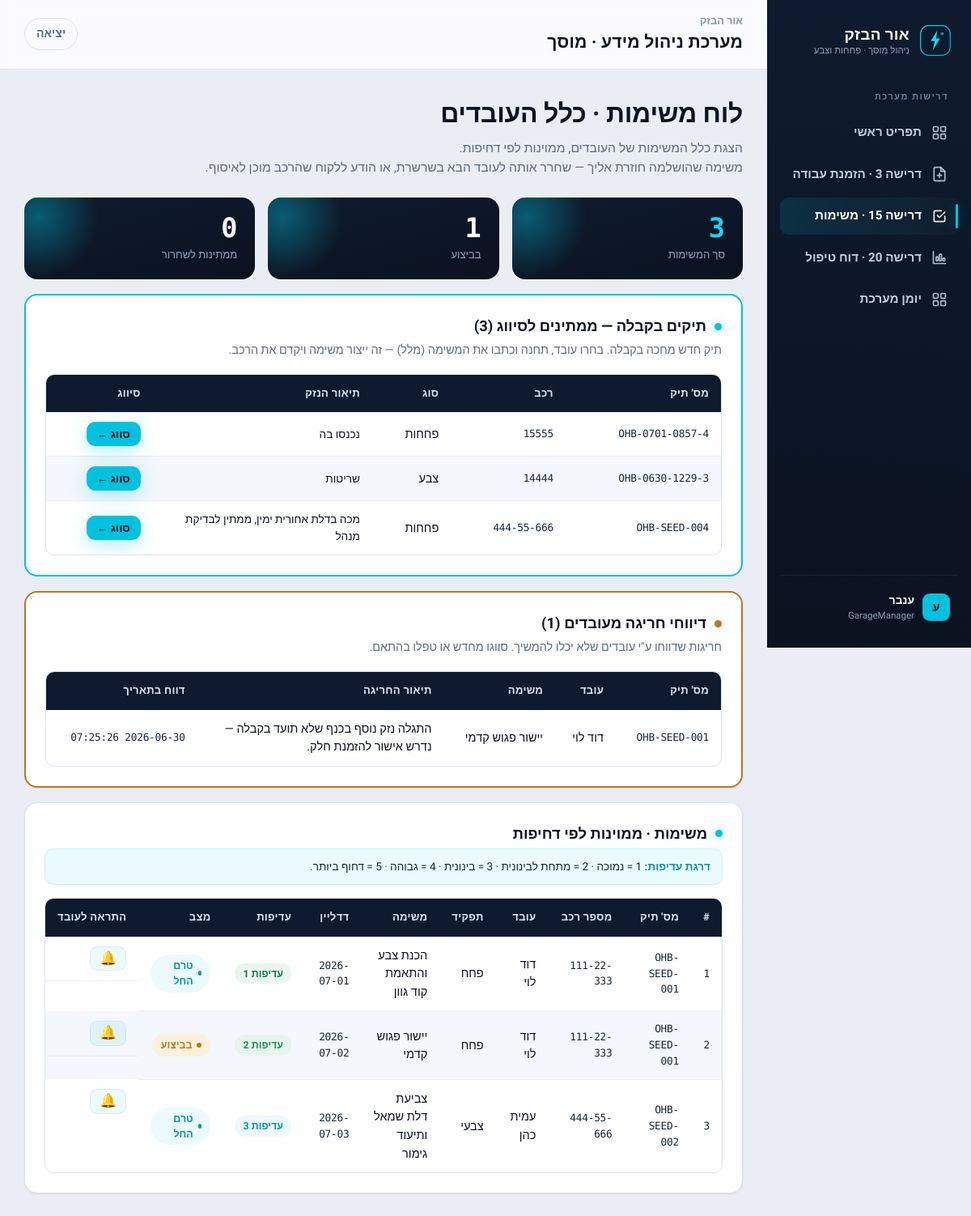
The app's page /dashboard (signed in) with its own data.
### tables this page shows
CREATE TABLE work_cases (
    work_case_id INTEGER PRIMARY KEY AUTOINCREMENT,
    case_number TEXT NOT NULL UNIQUE,
    customer_id INTEGER NOT NULL,
    vehicle_id INTEGER NOT NULL,
    accident_details TEXT NOT NULL,
    work_type TEXT NOT NULL DEFAULT 'BodyRepair' CHECK(work_type IN ('BodyRepair','PaintServices','ThirdPartyAccident')),
    status TEXT NOT NULL DEFAULT 'Open' CHECK(status IN ('Open','InProgress','WaitingForParts','WaitingForInsurance','Completed','Closed','Cancelled')),
    opened_by_user_id INTEGER NOT NULL,
    created_at TEXT NOT NULL,
    updated_at TEXT NOT NULL,
    FOREIGN KEY(customer_id) REFERENCES customers(customer_id),
    FOREIGN KEY(vehicle_id) REFERENCES vehicles(vehicle_id),
    FOREIGN KEY(opened_by_user_id) REFERENCES users(user_id)
);

CREATE TABLE vehicles (
    vehicle_id INTEGER PRIMARY KEY AUTOINCREMENT,
    customer_id INTEGER NOT NULL,
    license_plate TEXT NOT NULL UNIQUE,
    model TEXT NOT NULL,
    year INTEGER,
    vehicle_type TEXT NOT NULL CHECK(vehicle_type IN ('Private','Business','Electric','Luxury')),
    km INTEGER DEFAULT 0,
    status TEXT NOT NULL DEFAULT 'Active' CHECK(status IN ('Active','Inactive','InMaintenance')),
    created_at TEXT NOT NULL,
    updated_at TEXT NOT NULL,
    FOREIGN KEY(customer_id) REFERENCES customers(customer_id)
);

CREATE TABLE anomaly_reports (
    report_id INTEGER PRIMARY KEY AUTOINCREMENT,
    task_id INTEGER NOT NULL,
    employee_id INTEGER NOT NULL,
    description TEXT NOT NULL,
    created_at TEXT NOT NULL,
    updated_at TEXT NOT NULL,
    FOREIGN KEY(task_id) REFERENCES repair_tasks(task_id),
    FOREIGN KEY(employee_id) REFERENCES employees(employee_id)
);

CREATE TABLE employees (
    employee_id INTEGER PRIMARY KEY AUTOINCREMENT,
    full_name TEXT NOT NULL,
    role TEXT NOT NULL,
    phone_number TEXT,
    created_at TEXT NOT NULL,
    updated_at TEXT NOT NULL
);

CREATE TABLE repair_tasks (
    task_id INTEGER PRIMARY KEY AUTOINCREMENT,
    work_case_id INTEGER NOT NULL,
    employee_id INTEGER NOT NULL,
    task_name TEXT NOT NULL,
    deadline TEXT NOT NULL,
    status TEXT NOT NULL DEFAULT 'NotStarted' CHECK(status IN ('NotStarted','InProgress','Completed','Cancelled')),
    priority_level INTEGER NOT NULL DEFAULT 3 CHECK(priority_level BETWEEN 1 AND 5),
    workload INTEGER NOT NULL DEFAULT 1,
    created_at TEXT NOT NULL,
    updated_at TEXT NOT NULL,
    FOREIGN KEY(work_case_id) REFERENCES work_cases(work_case_id),
    FOREIGN KEY(employee_id) REFERENCES employees(employee_id)
);

### app.py (the view, shortened to what this page needs)
@app.route("/dashboard")
def dashboard():
    if not require_login():
        return redirect(url_for("login"))
    user = current_user()
    ctl = TaskController(db)
    is_manager = auth.checkPermissions(user, MANAGER_ROLES)
    pending = []
    if is_manager:
        tasks = ctl.getAllTasksSorted()          # מנהל רואה את כל העובדים
        employee_id = None
        employees = ctl.listEmployees()
        awaiting = db.getCasesAwaitingAssignment()   # תיקים בקבלה הממתינים לסיווג
        anomalies = db.getAnomalyReports()            # דיווחי חריגה מעובדים
    return render_template("dashboard.html", user=user, tasks=tasks,
                           employee_id=employee_id, is_manager=is_manager, employees=employees,
                           awaiting=awaiting, anomalies=anomalies, stations=STATION_CHAIN, station_he=STATION_HE,
                           pending_notifications=pending,
                           task_statuses=TASK_STATUSES, task_status_he=TASK_STATUS_HE)

### app.py (called while the page is built)
def current_user():
    return session.get("user")

def require_login():
    return current_user() is not None

### controllers/auth_controller.py (called while the page is built)
    def checkPermissions(self, user: dict, allowed_roles: list) -> bool:
        if not user:
            return False
        u = User(userId=user.get("user_id"), role=user.get("role", ""))
        return u.checkPermissions(allowed_roles)

### controllers/task_controller.py (called while the page is built)
    def getAllTasksSorted(self):
        from models.entities import TaskSorter
        raw = self.db.fetchAllTasks()
        sorter = TaskSorter()
        sorted_list = sorter.sortTasksByUrgency(raw)
        del sorter
        return sorted_list

    def listEmployees(self):
        return self.db.query("SELECT employee_id, full_name, role FROM employees ORDER BY full_name")

### db/database.py (called while the page is built)
    def connect(self):
        conn = sqlite3.connect(self.path)
        conn.row_factory = sqlite3.Row
        conn.execute("PRAGMA foreign_keys = ON")
        return conn

    def _fetch_all(self, query, params=()):
        with self.connect() as conn:
            return [dict(r) for r in conn.execute(query, params).fetchall()]

    def query(self, sql, params=()):
        return self._fetch_all(sql, params)

    def fetchAllTasks(self):
        return self._fetch_all("""
            SELECT rt.task_id, wc.case_number, v.license_plate AS vehicle_number,
                   rt.task_name, rt.deadline, rt.status, rt.priority_level, rt.workload,
                   rt.employee_id, e.full_name AS employee_name, e.role AS employee_role, wc.work_case_id
            FROM repair_tasks rt
            JOIN work_cases wc ON rt.work_case_id = wc.work_case_id
            JOIN vehicles v ON wc.vehicle_id = v.vehicle_id
            JOIN employees e ON rt.employee_id = e.employee_id
            ORDER BY rt.deadline ASC
        """)

    def getAnomalyReports(self):
        return self._fetch_all("""
            SELECT ar.report_id, ar.description, ar.created_at,
                   e.full_name AS employee_name, rt.task_name, wc.case_number
            FROM anomaly_reports ar
            JOIN employees e ON ar.employee_id = e.employee_id
            JOIN repair_tasks rt ON ar.task_id = rt.task_id
            JOIN work_cases wc ON rt.work_case_id = wc.work_case_id
            ORDER BY ar.report_id DESC
        """)

### models/entities.py (called while the page is built)
    def checkPermissions(self, allowed_roles: List[str]) -> bool:
        return self.role in allowed_roles

### templates/dashboard.html (shortened to what this page needs)
{% extends "shell.html" %}
{% set active = 'dash' %}
{% block content %}
<div class="page-head">
  <h2 class="page-title">{% if is_manager %}לוח משימות · כלל העובדים{% else %}לוח המשימות שלי{% endif %}</h2>
  <p class="page-sub">
    {% if is_manager %}הצגת כלל המשימות של העובדים, ממוינות לפי דחיפות.<br>משימה שהושלמה חוזרת אליך — שחרר אותה לעובד הבא בשרשרת, או הודע ללקוח שהרכב מוכן לאיסוף.
    {% else %}המשימות הפעילות שהוקצו לך, ממוינות לפי דחיפות.<br>עדכנו סטטוס ישירות; אפשר לדווח על חריגה אם לא ניתן להמשיך.{% endif %}
  </p>
</div>
<div class="stats">
  <div class="stat accent"><div class="n">{{ tasks|length }}</div><div class="l">{% if is_manager %}סך המשימות{% else %}משימות פעילות{% endif %}</div></div>
  <div class="stat"><div class="n">{{ tasks|selectattr('status','equalto','InProgress')|list|length }}</div><div class="l">בביצוע</div></div>
  {% if is_manager %}<div class="stat"><div class="n">{{ tasks|selectattr('status','equalto','Completed')|list|length }}</div><div class="l">ממתינות לשחרור</div></div>
  {% else %}<div class="stat"><div class="n">{{ tasks|selectattr('status','equalto','NotStarted')|list|length }}</div><div class="l">טרם החלו</div></div>{% endif %}
</div>
{% if is_manager and awaiting %}
<div class="card" style="border-color:var(--cyan);border-width:2px">
  <div class="card-head"><span class="dot"></span><h2>תיקים בקבלה — ממתינים לסיווג ({{ awaiting|length }})</h2></div>
  <p class="hint">תיק חדש מחכה בקבלה. בחרו עובד, תחנה וכתבו את המשימה (מלל) — זה ייצור משימה ויקדם את הרכב.</p>
  <div class="table-wrap">
    <table>
      <thead><tr><th>מס' תיק</th><th>רכב</th><th>סוג</th><th>תיאור הנזק</th><th>סיווג</th></tr></thead>
      <tbody>
        {% for a in awaiting %}
        <tr>
          <td class="mono">{{ a.case_number }}</td>
          <td class="mono">{{ a.license_plate }}</td>
          <td>{{ {'BodyRepair':'פחחות','PaintServices':'צבע','ThirdPartyAccident':'תאונת צד ג׳'}.get(a.work_type, a.work_type) }}</td>
          <td style="max-width:200px;font-size:.85rem">{{ a.accident_details }}</td>
          <td><button class="btn btn-primary btn-sm" onclick="openAssign({{ a.work_case_id }}, '{{ a.case_number }}')">סווג ←</button></td>
        </tr>
        {% endfor %}
      </tbody>
    </table>
  </div>
</div>
{% endif %}
{% if is_manager and anomalies %}
<div class="card" style="border-color:var(--warn);border-width:2px">
  <div class="card-head"><span class="dot" style="background:var(--warn);box-shadow:none"></span><h2>דיווחי חריגה מעובדים ({{ anomalies|length }})</h2></div>
  <p class="hint">חריגות שדווחו ע"י עובדים שלא יכלו להמשיך. סווגו מחדש או טפלו בהתאם.</p>
  <div class="table-wrap">
    <table>
      <thead><tr><th>מס' תיק</th><th>עובד</th><th>משימה</th><th>תיאור החריגה</th><th>דווח בתאריך</th></tr></thead>
      <tbody>
        {% for an in anomalies %}
        <tr>
          <td class="mono">{{ an.case_number }}</td>
          <td>{{ an.employee_name }}</td>
          <td>{{ an.task_name }}</td>
          <td style="max-width:280px">{{ an.description }}</td>
          <td class="mono">{{ an.created_at }}</td>
        </tr>
        {% endfor %}
      </tbody>
    </table>
  </div>
</div>
{% endif %}
<div class="card">
  <div class="card-head"><span class="dot"></span><h2>משימות · ממוינות לפי דחיפות</h2>
  </div>
  <div class="legend"><b>דרגת עדיפות:</b> 1 = נמוכה · 2 = מתחת לבינונית · 3 = בינונית · 4 = גבוהה · 5 = דחוף ביותר.</div>
  <div class="table-wrap">
    <table>
      <thead>
        <tr>
          <th>#</th><th>מס' תיק</th><th>מספר רכב</th>
          {% if is_manager %}<th>עובד</th><th>תפקיד</th>{% endif %}
          <th>משימה</th><th>דדליין</th><th>עדיפות</th>
          {% if is_manager %}<th>מצב</th><th>התראה לעובד</th>
          {% else %}<th>סטטוס</th><th>פעולה</th>{% endif %}
        </tr>
      </thead>
      <tbody>
        {% for t in tasks %}
        <tr class="{{ 'row-done' if t.status=='Completed' }}">
          <td class="mono">{{ t.task_id }}</td>
          <td class="mono">{{ t.case_number }}</td>
          <td class="mono">{{ t.vehicle_number }}</td>
          {% if is_manager %}
          <td>{{ t.employee_name }}</td>
          <td>{{ {'Painter':'צבעי','BodyWorker':'פחח','WorkManager':'מנהל עבודה','Driver':'נהג'}.get(t.employee_role, t.employee_role) }}</td>
          {% endif %}
          <td>{{ t.task_name }}</td>
          <td class="mono">{{ t.deadline }}</td>
          <td><span class="prio prio-{{ t.priority_level }}">עדיפות {{ t.priority_level }}</span></td>
          {% if is_manager %}
          <td><span class="badge {{ t.status|lower }}">{{ task_status_he[t.status] }}</span></td>
          <td class="actions">
            <button class="btn-bell" title="שליחת התראה לעובד" onclick="notify({{ t.task_id }}, '{{ t.employee_name }}')">🔔</button>
          </td>
          {% endif %}
        </tr>
        {% else %}
        <tr><td colspan="11" class="center muted">אין משימות להצגה.</td></tr>
        {% endfor %}
      </tbody>
    </table>
  </div>
</div>
{% endblock %}

### records on screen
work_cases: case_number "OHB-0701-0857-4", license_plate "15555", work_type "פחחות", accident_details "נכנסו בה"
work_cases: case_number "OHB-0630-1229-3", license_plate "14444", work_type "צבע", accident_details "שריטות"
work_cases: case_number "OHB-SEED-004", license_plate "444-55-666", work_type "פחחות", accident_details "מכה בדלת אחורית ימין, ממתין לבדיקת מנהל"
anomaly_reports: case_number "OHB-SEED-001", employee_name "דוד לוי", task_name "יישור פגוש קדמי", description "התגלה נזק נוסף בכנף שלא תועד בקבלה — נדרש אישור להזמנת חלק.", created_at "2026-06-30 07:25:26"
repair_tasks: task_id "1", case_number "OHB-SEED-001", vehicle_number "111-22-333", employee_name "דוד לוי", task_name "הכנת צבע והתאמת קוד גוון", deadline "2026-07-01", priority_level "1", status "טרם החל"
employees: role "פחח"
repair_tasks: task_id "2", case_number "OHB-SEED-001", vehicle_number "111-22-333", employee_name "דוד לוי", task_name "יישור פגוש קדמי", deadline "2026-07-02", priority_level "2", status "בביצוע"
repair_tasks: task_id "3", case_number "OHB-SEED-002", vehicle_number "444-55-666", employee_name "עמית כהן", task_name "צביעת דלת שמאל ותיעוד גימור", deadline "2026-07-03", priority_level "3", status "טרם החל"
employees: role "צבעי"

### other values on screen
{{ user.full_name[:1] }} "ע"
{{ user.full_name }} "ענבר"
{{ user.role }} "GarageManager"
{{ tasks|length }} "3"
{{ tasks|selectattr('status','equalto','InProgress')|list|length }} "1"
{{ tasks|selectattr('status','equalto','Completed')|list|length }} "0"
{{ awaiting|length }} "3"
{{ anomalies|length }} "1"
